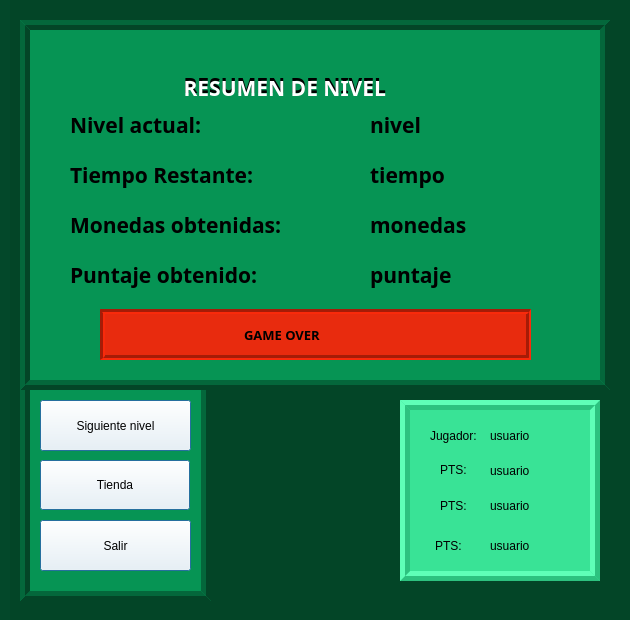
<?xml version="1.0" encoding="UTF-8"?>
<ui version="4.0">
 <class>MainWindow</class>
 <widget class="QMainWindow" name="MainWindow">
  <property name="enabled">
   <bool>true</bool>
  </property>
  <property name="geometry">
   <rect>
    <x>0</x>
    <y>0</y>
    <width>630</width>
    <height>620</height>
   </rect>
  </property>
  <property name="windowTitle">
   <string>MainWindow</string>
  </property>
  <widget class="QWidget" name="centralwidget">
   <widget class="QWidget" name="widget" native="true">
    <property name="geometry">
     <rect>
      <x>0</x>
      <y>0</y>
      <width>630</width>
      <height>670</height>
     </rect>
    </property>
    <property name="styleSheet">
     <string notr="true">background-color: #069454;
</string>
    </property>
   </widget>
   <widget class="QLabel" name="cuadro_0">
    <property name="geometry">
     <rect>
      <x>400</x>
      <y>400</y>
      <width>200</width>
      <height>181</height>
     </rect>
    </property>
    <property name="styleSheet">
     <string notr="true">background-color: #39e396;
width: 200px;
border: 10px  solid #2dc27f;
border-style:  ridge;</string>
    </property>
    <property name="text">
     <string/>
    </property>
   </widget>
   <widget class="QWidget" name="menu_panel" native="true">
    <property name="geometry">
     <rect>
      <x>0</x>
      <y>0</y>
      <width>630</width>
      <height>670</height>
     </rect>
    </property>
    <property name="styleSheet">
     <string notr="true">background-color: #034527;
border-left: 10px solid #02301c;
border-left-style:  outset;</string>
    </property>
    <widget class="QLabel" name="label">
     <property name="geometry">
      <rect>
       <x>20</x>
       <y>20</y>
       <width>590</width>
       <height>370</height>
      </rect>
     </property>
     <property name="styleSheet">
      <string notr="true">background-color: #069454;
width: 200px;
border: 10px solid #034527;
border-style:   ridge;</string>
     </property>
     <property name="text">
      <string/>
     </property>
    </widget>
    <widget class="QLabel" name="label_2">
     <property name="geometry">
      <rect>
       <x>20</x>
       <y>390</y>
       <width>191</width>
       <height>211</height>
      </rect>
     </property>
     <property name="styleSheet">
      <string notr="true">background-color: #069454;
width: 200px;
border: 10px solid #034527;
border-top: None;
border-style:   ridge;</string>
     </property>
     <property name="text">
      <string/>
     </property>
    </widget>
    <widget class="QPushButton" name="siguiente_nivel">
     <property name="geometry">
      <rect>
       <x>40</x>
       <y>400</y>
       <width>151</width>
       <height>51</height>
      </rect>
     </property>
     <property name="focusPolicy">
      <enum>Qt::NoFocus</enum>
     </property>
     <property name="styleSheet">
      <string notr="true">background-color: white</string>
     </property>
     <property name="text">
      <string>Siguiente nivel</string>
     </property>
     <property name="default">
      <bool>true</bool>
     </property>
    </widget>
    <widget class="QPushButton" name="Tienda">
     <property name="geometry">
      <rect>
       <x>40</x>
       <y>460</y>
       <width>150</width>
       <height>50</height>
      </rect>
     </property>
     <property name="focusPolicy">
      <enum>Qt::NoFocus</enum>
     </property>
     <property name="styleSheet">
      <string notr="true">background-color: white</string>
     </property>
     <property name="text">
      <string>Tienda</string>
     </property>
     <property name="default">
      <bool>true</bool>
     </property>
    </widget>
    <widget class="QPushButton" name="Salir">
     <property name="geometry">
      <rect>
       <x>40</x>
       <y>520</y>
       <width>151</width>
       <height>51</height>
      </rect>
     </property>
     <property name="focusPolicy">
      <enum>Qt::NoFocus</enum>
     </property>
     <property name="styleSheet">
      <string notr="true">background-color: white</string>
     </property>
     <property name="text">
      <string>Salir</string>
     </property>
     <property name="default">
      <bool>true</bool>
     </property>
    </widget>
   </widget>
   <widget class="QWidget" name="panel_resumen" native="true">
    <property name="geometry">
     <rect>
      <x>20</x>
      <y>20</y>
      <width>590</width>
      <height>370</height>
     </rect>
    </property>
    <property name="font">
     <font>
      <family>Berlin Sans FB Demi</family>
      <pointsize>10</pointsize>
      <weight>75</weight>
      <bold>true</bold>
     </font>
    </property>
    <widget class="QLabel" name="nivel_actual">
     <property name="geometry">
      <rect>
       <x>50</x>
       <y>80</y>
       <width>161</width>
       <height>50</height>
      </rect>
     </property>
     <property name="font">
      <font>
       <family>Berlin Sans FB Demi</family>
       <pointsize>16</pointsize>
       <weight>75</weight>
       <bold>true</bold>
      </font>
     </property>
     <property name="styleSheet">
      <string notr="true"/>
     </property>
     <property name="text">
      <string>Nivel actual:</string>
     </property>
    </widget>
    <widget class="QWidget" name="resumen_title" native="true">
     <property name="geometry">
      <rect>
       <x>120</x>
       <y>40</y>
       <width>370</width>
       <height>51</height>
      </rect>
     </property>
     <widget class="QLabel" name="resumen">
      <property name="geometry">
       <rect>
        <x>0</x>
        <y>0</y>
        <width>350</width>
        <height>50</height>
       </rect>
      </property>
      <property name="font">
       <font>
        <family>Berlin Sans FB Demi</family>
        <pointsize>16</pointsize>
        <weight>75</weight>
        <bold>true</bold>
       </font>
      </property>
      <property name="text">
       <string>        RESUMEN DE NIVEL</string>
      </property>
     </widget>
     <widget class="QLabel" name="resumen_sombra">
      <property name="geometry">
       <rect>
        <x>0</x>
        <y>0</y>
        <width>355</width>
        <height>55</height>
       </rect>
      </property>
      <property name="font">
       <font>
        <family>Berlin Sans FB Demi</family>
        <pointsize>16</pointsize>
        <weight>75</weight>
        <bold>true</bold>
       </font>
      </property>
      <property name="styleSheet">
       <string notr="true">color: white</string>
      </property>
      <property name="text">
       <string>        RESUMEN DE NIVEL</string>
      </property>
     </widget>
    </widget>
    <widget class="QLabel" name="puntaje_obtenido">
     <property name="geometry">
      <rect>
       <x>50</x>
       <y>230</y>
       <width>221</width>
       <height>50</height>
      </rect>
     </property>
     <property name="font">
      <font>
       <family>Berlin Sans FB Demi</family>
       <pointsize>16</pointsize>
       <weight>75</weight>
       <bold>true</bold>
      </font>
     </property>
     <property name="styleSheet">
      <string notr="true"/>
     </property>
     <property name="text">
      <string>Puntaje obtenido:</string>
     </property>
    </widget>
    <widget class="QLabel" name="monedas_obtenidas">
     <property name="geometry">
      <rect>
       <x>50</x>
       <y>180</y>
       <width>241</width>
       <height>50</height>
      </rect>
     </property>
     <property name="font">
      <font>
       <family>Berlin Sans FB Demi</family>
       <pointsize>16</pointsize>
       <weight>75</weight>
       <bold>true</bold>
      </font>
     </property>
     <property name="styleSheet">
      <string notr="true"/>
     </property>
     <property name="text">
      <string>Monedas obtenidas:</string>
     </property>
    </widget>
    <widget class="QLabel" name="nivel_count">
     <property name="geometry">
      <rect>
       <x>350</x>
       <y>80</y>
       <width>111</width>
       <height>50</height>
      </rect>
     </property>
     <property name="font">
      <font>
       <family>Berlin Sans FB Demi</family>
       <pointsize>16</pointsize>
       <weight>75</weight>
       <bold>true</bold>
      </font>
     </property>
     <property name="styleSheet">
      <string notr="true"/>
     </property>
     <property name="text">
      <string>nivel</string>
     </property>
    </widget>
    <widget class="QLabel" name="puntaje_count">
     <property name="geometry">
      <rect>
       <x>350</x>
       <y>230</y>
       <width>161</width>
       <height>50</height>
      </rect>
     </property>
     <property name="font">
      <font>
       <family>Berlin Sans FB Demi</family>
       <pointsize>16</pointsize>
       <weight>75</weight>
       <bold>true</bold>
      </font>
     </property>
     <property name="styleSheet">
      <string notr="true"/>
     </property>
     <property name="text">
      <string>puntaje</string>
     </property>
    </widget>
    <widget class="QLabel" name="monedas_count">
     <property name="geometry">
      <rect>
       <x>350</x>
       <y>180</y>
       <width>121</width>
       <height>50</height>
      </rect>
     </property>
     <property name="font">
      <font>
       <family>Berlin Sans FB Demi</family>
       <pointsize>16</pointsize>
       <weight>75</weight>
       <bold>true</bold>
      </font>
     </property>
     <property name="styleSheet">
      <string notr="true"/>
     </property>
     <property name="text">
      <string>monedas</string>
     </property>
    </widget>
    <widget class="QLabel" name="w_n_w">
     <property name="geometry">
      <rect>
       <x>80</x>
       <y>289</y>
       <width>431</width>
       <height>51</height>
      </rect>
     </property>
     <property name="font">
      <font>
       <family>Berlin Sans FB Demi</family>
       <pointsize>10</pointsize>
       <weight>75</weight>
       <bold>true</bold>
       <underline>false</underline>
       <strikeout>false</strikeout>
       <kerning>true</kerning>
      </font>
     </property>
     <property name="styleSheet">
      <string notr="true">
border-style: dashed;
background-color: #e82b0e;
width: 20px;
border: 5px  solid #a61c07;
border-style:  groove ;
color: black;

</string>
     </property>
     <property name="text">
      <string>                                        GAME OVER</string>
     </property>
    </widget>
    <widget class="QLabel" name="tiempo_restante">
     <property name="geometry">
      <rect>
       <x>50</x>
       <y>130</y>
       <width>221</width>
       <height>50</height>
      </rect>
     </property>
     <property name="font">
      <font>
       <family>Berlin Sans FB Demi</family>
       <pointsize>16</pointsize>
       <weight>75</weight>
       <bold>true</bold>
      </font>
     </property>
     <property name="styleSheet">
      <string notr="true"/>
     </property>
     <property name="text">
      <string>Tiempo Restante:</string>
     </property>
    </widget>
    <widget class="QLabel" name="tiempo_count">
     <property name="geometry">
      <rect>
       <x>350</x>
       <y>130</y>
       <width>101</width>
       <height>50</height>
      </rect>
     </property>
     <property name="font">
      <font>
       <family>Berlin Sans FB Demi</family>
       <pointsize>16</pointsize>
       <weight>75</weight>
       <bold>true</bold>
      </font>
     </property>
     <property name="styleSheet">
      <string notr="true"/>
     </property>
     <property name="text">
      <string>tiempo</string>
     </property>
    </widget>
   </widget>
   <widget class="QLabel" name="label_3">
    <property name="geometry">
     <rect>
      <x>430</x>
      <y>420</y>
      <width>61</width>
      <height>31</height>
     </rect>
    </property>
    <property name="text">
     <string>Jugador:</string>
    </property>
   </widget>
   <widget class="QLabel" name="label_4">
    <property name="geometry">
     <rect>
      <x>490</x>
      <y>420</y>
      <width>61</width>
      <height>31</height>
     </rect>
    </property>
    <property name="text">
     <string>usuario</string>
    </property>
   </widget>
   <widget class="QLabel" name="label_5">
    <property name="geometry">
     <rect>
      <x>490</x>
      <y>455</y>
      <width>61</width>
      <height>31</height>
     </rect>
    </property>
    <property name="text">
     <string>usuario</string>
    </property>
   </widget>
   <widget class="QLabel" name="label_6">
    <property name="geometry">
     <rect>
      <x>490</x>
      <y>490</y>
      <width>61</width>
      <height>31</height>
     </rect>
    </property>
    <property name="text">
     <string>usuario</string>
    </property>
   </widget>
   <widget class="QLabel" name="label_7">
    <property name="geometry">
     <rect>
      <x>490</x>
      <y>530</y>
      <width>61</width>
      <height>31</height>
     </rect>
    </property>
    <property name="text">
     <string>usuario</string>
    </property>
   </widget>
   <widget class="QLabel" name="label_8">
    <property name="geometry">
     <rect>
      <x>435</x>
      <y>530</y>
      <width>41</width>
      <height>31</height>
     </rect>
    </property>
    <property name="text">
     <string>PTS:</string>
    </property>
   </widget>
   <widget class="QLabel" name="rana_bailando">
    <property name="geometry">
     <rect>
      <x>230</x>
      <y>410</y>
      <width>150</width>
      <height>150</height>
     </rect>
    </property>
    <property name="text">
     <string/>
    </property>
   </widget>
   <widget class="QLabel" name="label_9">
    <property name="geometry">
     <rect>
      <x>440</x>
      <y>490</y>
      <width>31</width>
      <height>31</height>
     </rect>
    </property>
    <property name="text">
     <string>PTS:</string>
    </property>
   </widget>
   <widget class="QLabel" name="label_10">
    <property name="geometry">
     <rect>
      <x>440</x>
      <y>455</y>
      <width>30</width>
      <height>30</height>
     </rect>
    </property>
    <property name="text">
     <string>PTS:</string>
    </property>
   </widget>
   <zorder>widget</zorder>
   <zorder>menu_panel</zorder>
   <zorder>cuadro_0</zorder>
   <zorder>panel_resumen</zorder>
   <zorder>label_3</zorder>
   <zorder>label_4</zorder>
   <zorder>label_5</zorder>
   <zorder>label_6</zorder>
   <zorder>label_7</zorder>
   <zorder>label_8</zorder>
   <zorder>rana_bailando</zorder>
   <zorder>label_9</zorder>
   <zorder>label_10</zorder>
  </widget>
 </widget>
 <resources/>
 <connections/>
</ui>
